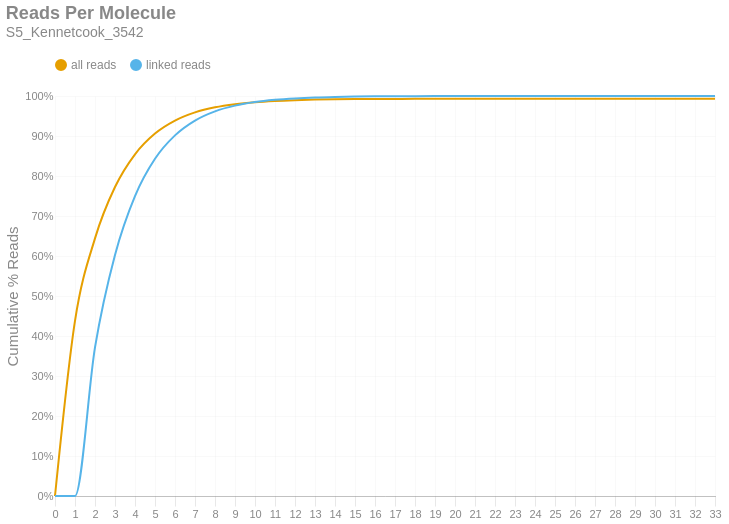

Write notebook code for a chart like this one.
### Markdown cell above
### Reads per Molecule
This chart shows the cumulative distribution of the number of reads per linked molecule. That is, how many alignments are associated with a unique molecule. This excludes the number of reads associated with invalid or absent linked-read barcodes. The `linked` histogram is the percentages recalculated when disregarding singletons.

### Code cell
if SKIPLR:
    print_html(f"Skipped")
else:
    counts = np.bincount(valids['reads'].cast(pl.Int64).to_numpy())
    weighted = counts * np.arange(len(counts))
    all_perc = weighted / n_reads
    linked_perc = weighted / n_linked_reads
    linked_perc[1] = 0
    binned_df = pl.DataFrame({
        'readsper': list(range(len(counts))),
        'all reads (cumsum)': np.cumsum(all_perc).tolist(),
        'linked reads (cumsum)': np.cumsum(linked_perc).tolist(),
    })

    with SafeRender(binned_df):
        (
            density_plot(binned_df, 'Reads Per Molecule', samplename, 'readspmol')
            .encode(
                x=alt.X('readsper:O', title=None).axis(labelAngle=0).scale(padding=0),
                y=alt.Y('value:Q', title='Cumulative % Reads').axis(format='%').stack(False),
                color=alt.Color("key:N").scale(domain=["all reads", "linked reads"]),
                tooltip=[
                    alt.Tooltip("key:N", title="Data Type"),
                    alt.Tooltip("readsper:O", title="Reads Per Molecule"),
                    alt.Tooltip("value:Q", format=".2%", title="% Reads (Cum.)")
                ]            
            )
        ).display()

### Figure 1 — Vega-Lite specification as saved in the notebook (floating-point values rounded to 4 significant figures)
{"width": "container", "height": 400, "config": {"title": {"anchor": "start", "dy": -15, "fontSize": 18, "color": "#888888", "subtitleColor": "#888888", "subtitleFontSize": 14}, "arc": {"fill": "#0072B2"}, "axis": {"domainColor": "#888888", "domainWidth": 0.5, "gridWidth": 0.2, "grid": false, "titleFontWeight": 400, "titleFontSize": 15, "labelFontSize": 11, "labelColor": "#888888", "tickColor": "#888888", "tickWidth": 0.2, "titleColor": "#888888"}, "axisBand": {"grid": false}, "axisX": {"grid": true, "tickSize": 10, "domainCap": "round"}, "axisY": {"domain": false, "grid": true, "tickSize": 0, "domainCap": "round"}, "background": "transparent", "header": {"labelFontSize": 15, "labelColor": "#888888", "titleFontSize": 15, "titleFontWeight": 600, "titleColor": "#888888"}, "legend": {"labelFont": "sans-serif", "labelFontSize": 12, "labelColor": "#888888", "symbolSize": 100, "symbolType": "circle", "titleFontSize": 12, "titlePadding": 10, "titleColor": "#888888", "title": null, "orient": "top"}, "range": {"category": ["#E69F00", "#56B4E9", "#009E73", "#F0E442", "#0072B2", "#D55E00", "#CC79A7", "#000000"], "diverging": ["#cfe8f3", "#a2d4ec", "#73bfe2", "#46abdb", "#1696d2", "#12719e"]}, "area": {"fill": "#0072B2", "fillOpacity": 0.7, "line": true, "strokeOpacity": 0.7}, "line": {"color": "#0072B2", "stroke": "#0072B2", "strokeWidth": 2}, "trail": {"color": "#0072B2", "stroke": "#0072B2", "strokeWidth": 0, "size": 1}, "point": {"filled": true, "fillOpacity": 1.0, "size": 95}, "text": {"color": "#888888", "fontSize": 11, "align": "right", "fontWeight": 400, "size": 11}, "bar": {"fill": "#0072B2", "stroke": null}, "view": {"stroke": null, "continuousWidth": 660, "continuousHeight": 400}}, "data": {"name": "data-ec69411ec0625e8966a529fd120a2b83"}, "mark": {"type": "line", "interpolate": "monotone", "point": {"opacity": 0, "size": 275}}, "encoding": {"color": {"field": "key", "scale": {"domain": ["all reads", "linked reads"]}, "type": "nominal"}, "tooltip": [{"field": "key", "title": "Data Type", "type": "nominal"}, {"field": "readsper", "title": "Reads Per Molecule", "type": "ordinal"}, {"field": "value", "format": ".2%", "title": "% Reads (Cum.)", "type": "quantitative"}], "x": {"axis": {"labelAngle": 0}, "field": "readsper", "scale": {"padding": 0}, "title": null, "type": "ordinal"}, "y": {"axis": {"format": "%"}, "field": "value", "stack": false, "title": "Cumulative % Reads", "type": "quantitative"}}, "params": [{"name": "param_c36ac31b6afebe62", "select": {"type": "point", "fields": ["key"]}, "bind": "legend"}], "title": {"text": "Reads Per Molecule", "subtitle": "S5_Kennetcook_3542"}, "transform": [{"fold": ["all reads (cumsum)", "linked reads (cumsum)"]}, {"calculate": "replace(datum.key, ' (cumsum)', '')", "as": "key"}, {"filter": {"param": "param_c36ac31b6afebe62"}}], "usermeta": {"embedOptions": {"downloadFileName": "S5_Kennetcook_3542.readspmol"}}, "$schema": "https://vega.github.io/schema/vega-lite/v6.1.0.json", "datasets": {"data-ec69411ec0625e8966a529fd120a2b83": [{"readsper": 0, "all reads (cumsum)": 0.0, "linked reads (cumsum)": 0.0}, {"readsper": 1, "all reads (cumsum)": 0.438, "linked reads (cumsum)": 0.0}, {"readsper": 2, "all reads (cumsum)": 0.6441, "linked reads (cumsum)": 0.3714}, {"readsper": 3, "all reads (cumsum)": 0.7725, "linked reads (cumsum)": 0.6026}, {"readsper": 4, "all reads (cumsum)": 0.8542, "linked reads (cumsum)": 0.7499}, {"readsper": 5, "all reads (cumsum)": 0.906, "linked reads (cumsum)": 0.8432}, {"readsper": 6, "all reads (cumsum)": 0.9384, "linked reads (cumsum)": 0.9016}, {"readsper": 7, "all reads (cumsum)": 0.959, "linked reads (cumsum)": 0.9386}, {"readsper": 8, "all reads (cumsum)": 0.9718, "linked reads (cumsum)": 0.9617}, {"readsper": 9, "all reads (cumsum)": 0.9797, "linked reads (cumsum)": 0.9759}, {"readsper": 10, "all reads (cumsum)": 0.9847, "linked reads (cumsum)": 0.9849}, {"readsper": 11, "all reads (cumsum)": 0.9877, "linked reads (cumsum)": 0.9904}, {"readsper": 12, "all reads (cumsum)": 0.9897, "linked reads (cumsum)": 0.9939}, {"readsper": 13, "all reads (cumsum)": 0.991, "linked reads (cumsum)": 0.9962}, {"readsper": 14, "all reads (cumsum)": 0.9917, "linked reads (cumsum)": 0.9976}, {"readsper": 15, "all reads (cumsum)": 0.9922, "linked reads (cumsum)": 0.9985}, {"readsper": 16, "all reads (cumsum)": 0.9925, "linked reads (cumsum)": 0.9991}, {"readsper": 17, "all reads (cumsum)": 0.9927, "linked reads (cumsum)": 0.9994}, {"readsper": 18, "all reads (cumsum)": 0.9928, "linked reads (cumsum)": 0.9997}, {"readsper": 19, "all reads (cumsum)": 0.9929, "linked reads (cumsum)": 0.9998}, {"readsper": 20, "all reads (cumsum)": 0.993, "linked reads (cumsum)": 0.9998}, {"readsper": 21, "all reads (cumsum)": 0.993, "linked reads (cumsum)": 0.9999}, {"readsper": 22, "all reads (cumsum)": 0.993, "linked reads (cumsum)": 0.9999}, {"readsper": 23, "all reads (cumsum)": 0.993, "linked reads (cumsum)": 1.0}, {"readsper": 24, "all reads (cumsum)": 0.993, "linked reads (cumsum)": 1.0}, {"readsper": 25, "all reads (cumsum)": 0.993, "linked reads (cumsum)": 1.0}, {"readsper": 26, "all reads (cumsum)": 0.993, "linked reads (cumsum)": 1.0}, {"readsper": 27, "all reads (cumsum)": 0.993, "linked reads (cumsum)": 1.0}, {"readsper": 28, "all reads (cumsum)": 0.993, "linked reads (cumsum)": 1.0}, {"readsper": 29, "all reads (cumsum)": 0.993, "linked reads (cumsum)": 1.0}, {"readsper": 30, "all reads (cumsum)": 0.993, "linked reads (cumsum)": 1.0}, {"readsper": 31, "all reads (cumsum)": 0.993, "linked reads (cumsum)": 1.0}, {"readsper": 32, "all reads (cumsum)": 0.993, "linked reads (cumsum)": 1.0}, {"readsper": 33, "all reads (cumsum)": 0.993, "linked reads (cumsum)": 1.0}]}}
